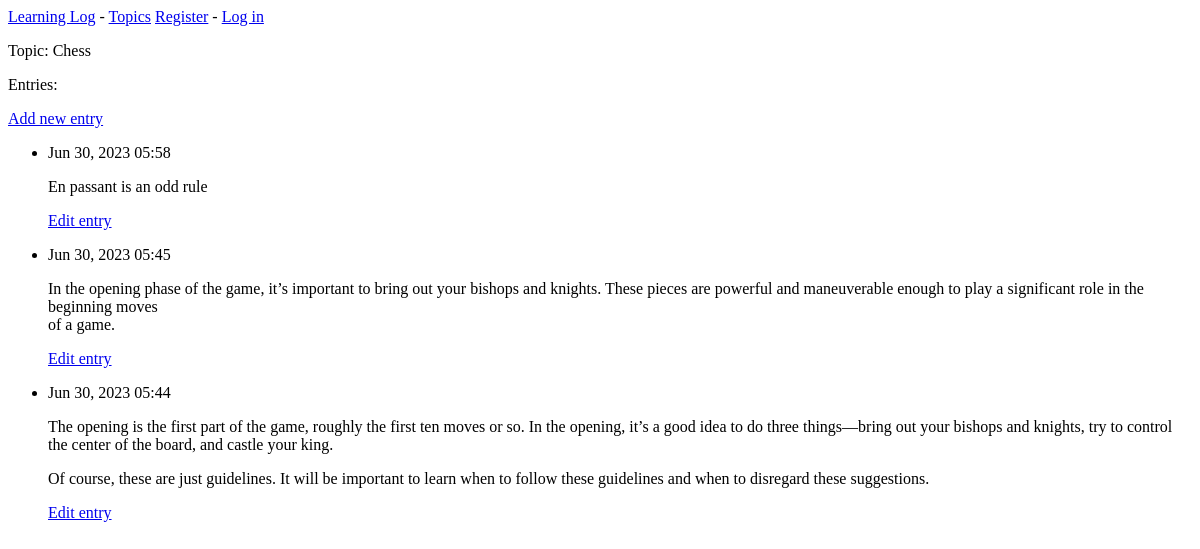
The app's page /topics/1/, older data.
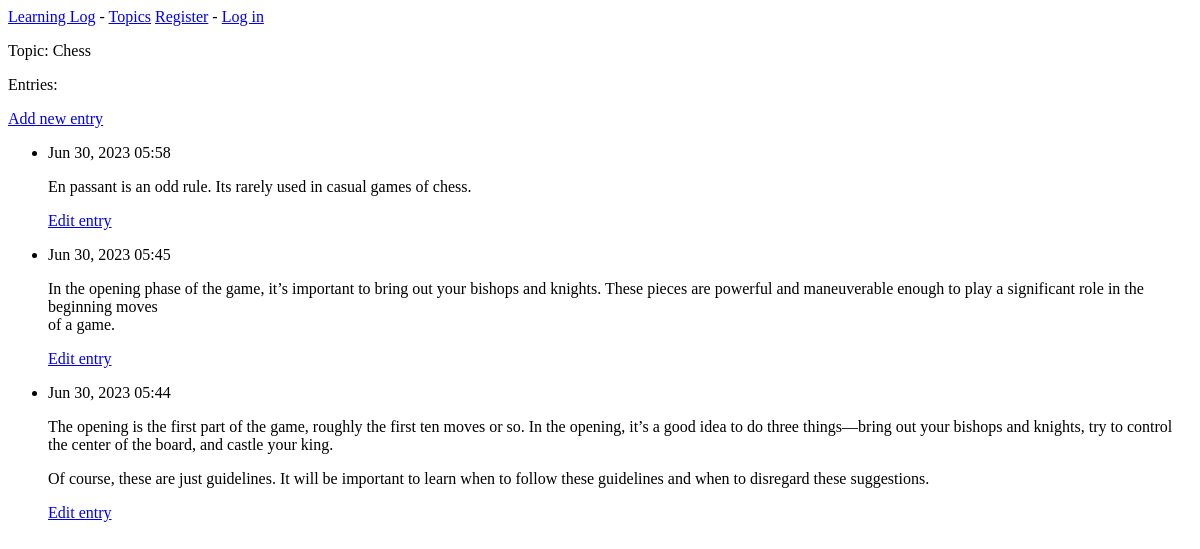
The same page, newer data.
### learning_logs/models.py (models this page shows, shortened)
class Entry(models.Model):
    topic = models.ForeignKey(Topic, on_delete=models.CASCADE)
    text = models.TextField()
    date_added = models.DateTimeField(auto_now_add=True)
    class Meta:
        verbose_name_plural = 'entries'

### learning_logs/views.py (the view)
# urls.py: path('topics/<int:topic_id>/', views.topic, name='topic'),
def topic(request, topic_id):
    topic = Topic.objects.get(id=topic_id)
    entries = topic.entry_set.order_by('-date_added')
    context = {'topic':topic, 'entries': entries}
    return render(request, 'learning_logs/topic.html', context)

### learning_logs/templates/learning_logs/topic.html
{% extends 'learning_logs/base.html' %}
{% block content %}
    <p>Topic: {{ topic.text }}</p>
    <p>Entries:</p>
    <p>
        <a href="{% url 'learning_logs:new_entry' topic.id %}">Add new entry</a>
    </p>
    <ul>
        {% for entry in entries %}
            <li>
                <p>{{ entry.date_added|date:'M d, Y H:i' }}</p>
                <p>{{ entry.text|linebreaks }}</p>
                <p>
                    <a href="{% url 'learning_logs:edit_entry' entry.id %}">Edit entry</a></p>
            </li>
        {% empty %}
            <li>There are no entries for this topic yet.</li>
        {% endfor %}
    </ul>
{% endblock content %}

Row changes from the older to the newer data that the page shows:
changed Entry: text "En passant is an odd rule" → "En passant is an odd rule. Its rarely used in casual games of chess."
